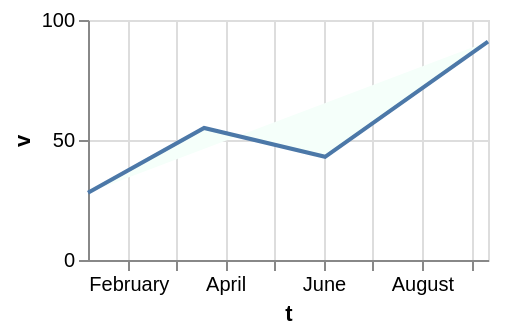

Here is the Vega-Lite specification saved for this chart:
### Vega-Lite specification from a JSON file in a GitHub repository (floating-point values rounded to 4 significant figures)
{"$schema": "https://vega.github.io/schema/vega-lite/v6.json", "width": 200, "height": 120, "data": {"values": [{"c": "alpha", "v": 28, "w": 3, "t": "2024-01-07"}, {"c": "beta", "v": 55, "w": 7, "t": "2024-03-19"}, {"c": "gamma", "v": 43, "w": 5, "t": "2024-06-02"}, {"c": "delta", "v": 91, "w": 9, "t": "2024-09-11"}]}, "mark": {"type": "line", "fill": "mintcream"}, "encoding": {"x": {"field": "t", "type": "temporal"}, "y": {"field": "v", "type": "quantitative"}}}
